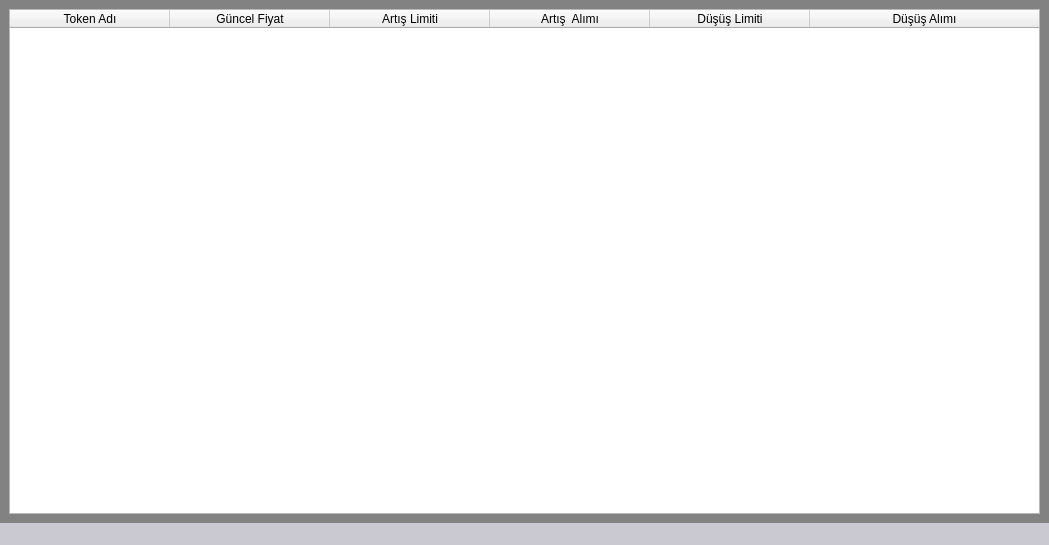
<?xml version="1.0" encoding="UTF-8"?>
<ui version="4.0">
 <class>MainWindow_bot</class>
 <widget class="QMainWindow" name="MainWindow_bot">
  <property name="geometry">
   <rect>
    <x>0</x>
    <y>0</y>
    <width>1049</width>
    <height>545</height>
   </rect>
  </property>
  <property name="minimumSize">
   <size>
    <width>500</width>
    <height>100</height>
   </size>
  </property>
  <property name="font">
   <font>
    <pointsize>10</pointsize>
   </font>
  </property>
  <property name="windowTitle">
   <string>kucoin trade</string>
  </property>
  <property name="windowIcon">
   <iconset>
    <normalon>../../../../../../.designer/backup/icon.jpg</normalon>
   </iconset>
  </property>
  <property name="autoFillBackground">
   <bool>false</bool>
  </property>
  <property name="styleSheet">
   <string notr="true">/*
Ubuntu Style Sheet for QT Applications
Author: Jaime A. Quiroga P.
Company: GTRONICK
Last updated: 01/10/2021 (dd/mm/yyyy), 15:18.
Available at: https://github.com/GTRONICK/QSS/blob/master/Ubuntu.qss
*/
QMainWindow {
	background-color: rgb(130,130,130);
}
QCheckBox {
	padding:2px;
}
QCheckBox:hover {
	border:1px solid rgb(255,150,60);
	border-radius:4px;
	padding: 1px;
	background-color:qlineargradient(spread:pad, x1:0.5, y1:1, x2:0.5, y2:0, stop:0 rgba(190, 90, 50, 50), stop:1 rgba(250, 130, 40, 50));
}
QCheckBox::indicator:checked {
	border:1px solid rgb(246, 134, 86);
	border-radius:4px;
  	background-color:rgb(246, 134, 86)
}
QCheckBox::indicator:unchecked {
	border-width:1px solid rgb(246, 134, 86);
	border-radius:4px;
  	background-color:rgb(255,255,255);
}
QColorDialog {
	background-color:#f0f0f0;
}
QComboBox {
	color:rgb(81,72,65);
	background: #ffffff;
}
QComboBox:editable {
	selection-color:rgb(81,72,65);
	selection-background-color: #ffffff;
}
QComboBox QAbstractItemView {
	selection-color: #ffffff;
	selection-background-color: rgb(246, 134, 86);
}
QComboBox:!editable:on, QComboBox::drop-down:editable:on {
	color:  #1e1d23;	
}
QDateTimeEdit, QDateEdit, QDoubleSpinBox, QFontComboBox {
	color:rgb(81,72,65);
}

QDialog {
	background-color:#f0f0f0;
}

QLabel,QLineEdit {
	color:rgb(17,17,17);
}
QLineEdit {
	background-color:rgb(255,255,255);
	selection-background-color:rgb(236,116,64);
}
QMenuBar {
	color:rgb(223,219,210);
	background-color:rgb(65,64,59);
}
QMenuBar::item {
	padding-top:4px;
	padding-left:4px;
	padding-right:4px;
	color:rgb(223,219,210);
	background-color:rgb(65,64,59);
}
QMenuBar::item:selected {
	color:rgb(255,255,255);
	padding-top:2px;
	padding-left:2px;
	padding-right:2px;
	border-top-width:2px;
	border-left-width:2px;
	border-right-width:2px;
	border-top-right-radius:4px;
	border-top-left-radius:4px;
	border-style:solid;
	background-color:rgb(65,64,59);
	border-top-color: rgb(47,47,44);
	border-right-color: qlineargradient(spread:pad, x1:0, y1:1, x2:1, y2:0, stop:0 rgba(90, 87, 78, 255), stop:1 rgba(47,47,44, 255));
	border-left-color:  qlineargradient(spread:pad, x1:1, y1:0, x2:0, y2:0, stop:0 rgba(90, 87, 78, 255), stop:1 rgba(47,47,44, 255));
}
QMenu {
	color:rgb(223,219,210);
	background-color:rgb(65,64,59);
}
QMenu::item {
	color:rgb(223,219,210);
	padding:4px 10px 4px 20px;
}
QMenu::item:selected {
	color:rgb(255,255,255);
	background-color: qlineargradient(spread:pad, x1:0.5, y1:1, x2:0.5, y2:0, stop:0 rgba(225, 108, 54, 255), stop:1 rgba(246, 134, 86, 255));
	border-style:solid;
	border-width:3px;
	padding:4px 7px 4px 17px;
	border-bottom-color:qlineargradient(spread:pad, x1:0.5, y1:1, x2:0.5, y2:0, stop:0 rgba(175,85,48,255), stop:1 rgba(236,114,67, 255));
	border-top-color:qlineargradient(spread:pad, x1:0.5, y1:1, x2:0.5, y2:0, stop:0 rgba(253,156,113,255), stop:1 rgba(205,90,46, 255));
	border-right-color:qlineargradient(spread:pad, x1:0, y1:0.5, x2:1, y2:0.5, stop:0 rgba(253,156,113,255), stop:1 rgba(205,90,46, 255));
	border-left-color:qlineargradient(spread:pad, x1:1, y1:0.5, x2:0, y2:0.5, stop:0 rgba(253,156,113,255), stop:1 rgba(205,90,46, 255));
}
QPlainTextEdit {
	border: 1px solid transparent;
	color:rgb(17,17,17);
	selection-background-color:rgb(236,116,64);
    background-color: #FFFFFF;
}
QProgressBar {
	text-align: center;
	color: rgb(0, 0, 0);
	border: 1px inset rgb(150,150,150); 
	border-radius: 10px;
	background-color:rgb(221,221,219);
}
QProgressBar::chunk:horizontal {
	background-color: qlineargradient(spread:pad, x1:0.5, y1:1, x2:0.5, y2:0, stop:0 rgba(225, 108, 54, 255), stop:1 rgba(246, 134, 86, 255));
	border:1px solid;
	border-radius:8px;
	border-bottom-color:qlineargradient(spread:pad, x1:0.5, y1:1, x2:0.5, y2:0, stop:0 rgba(175,85,48,255), stop:1 rgba(236,114,67, 255));
	border-top-color:qlineargradient(spread:pad, x1:0.5, y1:1, x2:0.5, y2:0, stop:0 rgba(253,156,113,255), stop:1 rgba(205,90,46, 255));
	border-right-color:qlineargradient(spread:pad, x1:0, y1:0.5, x2:1, y2:0.5, stop:0 rgba(253,156,113,255), stop:1 rgba(205,90,46, 255));
	border-left-color:qlineargradient(spread:pad, x1:1, y1:0.5, x2:0, y2:0.5, stop:0 rgba(253,156,113,255), stop:1 rgba(205,90,46, 255));
}
QPushButton{
	background-color:rgb(65,64,59);
	color:rgb(17,17,17);
	border-width: 1px;
	border-radius: 6px;
	border-bottom-color: rgb(150,150,150);
	border-right-color: rgb(165,165,165);
	border-left-color: rgb(165,165,165);
	border-top-color: rgb(180,180,180);
	border-style: solid;
	padding: 4px;
	background-color: qlineargradient(spread:pad, x1:0.5, y1:1, x2:0.5, y2:0, stop:0 rgba(220, 220, 220, 255), stop:1 rgba(255, 255, 255, 255));
}
QPushButton:hover{
	color:rgb(17,17,17);
	border-width: 1px;
	border-radius:6px;
	border-top-color: rgb(255,150,60);
	border-right-color: qlineargradient(spread:pad, x1:0, y1:1, x2:1, y2:0, stop:0 rgba(200, 70, 20, 255), stop:1 rgba(255,150,60, 255));
	border-left-color:  qlineargradient(spread:pad, x1:1, y1:0, x2:0, y2:0, stop:0 rgba(200, 70, 20, 255), stop:1 rgba(255,150,60, 255));
	border-bottom-color: rgb(200,70,20);
	border-style: solid;
	padding: 2px;
	background-color: qlineargradient(spread:pad, x1:0.5, y1:1, x2:0.5, y2:0, stop:0 rgba(220, 220, 220, 255), stop:1 rgba(255, 255, 255, 255));
}
QPushButton:default{
	color:rgb(17,17,17);
	border-width: 1px;
	border-radius:6px;
	border-top-color: rgb(255,150,60);
	border-right-color: qlineargradient(spread:pad, x1:0, y1:1, x2:1, y2:0, stop:0 rgba(200, 70, 20, 255), stop:1 rgba(255,150,60, 255));
	border-left-color:  qlineargradient(spread:pad, x1:1, y1:0, x2:0, y2:0, stop:0 rgba(200, 70, 20, 255), stop:1 rgba(255,150,60, 255));
	border-bottom-color: rgb(200,70,20);
	border-style: solid;
	padding: 2px;
	background-color: qlineargradient(spread:pad, x1:0.5, y1:1, x2:0.5, y2:0, stop:0 rgba(220, 220, 220, 255), stop:1 rgba(255, 255, 255, 255));
}
QPushButton:pressed{
	color:rgb(17,17,17);
	border-width: 1px;
	border-radius: 6px;
	border-width: 1px;
	border-top-color: rgba(255,150,60,200);
	border-right-color: qlineargradient(spread:pad, x1:0, y1:1, x2:1, y2:0, stop:0 rgba(200, 70, 20, 255), stop:1 rgba(255,150,60, 200));
	border-left-color:  qlineargradient(spread:pad, x1:1, y1:0, x2:0, y2:0, stop:0 rgba(200, 70, 20, 255), stop:1 rgba(255,150,60, 200));
	border-bottom-color: rgba(200,70,20,200);
	border-style: solid;
	padding: 2px;
	background-color: qlineargradient(spread:pad, x1:0.5, y1:0, x2:0.5, y2:1, stop:0 rgba(220, 220, 220, 255), stop:1 rgba(255, 255, 255, 255));
}
QPushButton:disabled{
	color:rgb(174,167,159);
	border-width: 1px;
	border-radius: 6px;
	background-color: qlineargradient(spread:pad, x1:0.5, y1:1, x2:0.5, y2:0, stop:0 rgba(200, 200, 200, 255), stop:1 rgba(230, 230, 230, 255));
}
QRadioButton {
	padding: 1px;
}
QRadioButton::indicator:checked {
	height: 10px;
	width: 10px;
	border-style:solid;
	border-radius:5px;
	border-width: 1px;
	border-color: rgba(246, 134, 86, 255);
	color: #a9b7c6;
	background-color:rgba(246, 134, 86, 255);
}
QRadioButton::indicator:!checked {
	height: 10px;
	width: 10px;
	border-style:solid;
	border-radius:5px;
	border-width: 1px;
	border-color: rgb(246, 134, 86);
	color: #a9b7c6;
	background-color: transparent;
}
QScrollArea {
	color: white;
	background-color:#f0f0f0;
}
QSlider::groove {
	border-style: solid;
	border-width: 1px;
	border-color: rgb(207,207,207);
}
QSlider::groove:horizontal {
	height: 5px;
	background: rgb(246, 134, 86);
}
QSlider::groove:vertical {
	width: 5px;
	background: rgb(246, 134, 86);
}
QSlider::handle:horizontal {
	background: rgb(253,253,253);
	border-style: solid;
	border-width: 1px;
	border-color: rgb(207,207,207);
	width: 12px;
	margin: -5px 0;
	border-radius: 7px;
}
QSlider::handle:vertical {
	background: rgb(253,253,253);
	border-style: solid;
	border-width: 1px;
	border-color: rgb(207,207,207);
	height: 12px;
	margin: 0 -5px;
	border-radius: 7px;
}
QSlider::add-page:horizontal, QSlider::add-page:vertical {
 	background: white;
}
QSlider::sub-page:horizontal, QSlider::sub-page:vertical {
	background: rgb(246, 134, 86);
}
QStatusBar, QSpinBox {
	color:rgb(81,72,65);
}
QSpinBox {
	background-color: #ffffff;
}
QScrollBar:horizontal {
	max-height: 20px;
	border: 1px transparent;
	margin: 0px 20px 0px 20px;
}
QScrollBar::handle:horizontal {
	background: rgb(253,253,253);
	border: 1px solid rgb(207,207,207);
	border-radius: 7px;
	min-width: 25px;
}
QScrollBar::handle:horizontal:hover {
	background: rgb(253,253,253);
	border: 1px solid rgb(255,150,60);
	border-radius: 7px;
	min-width: 25px;
}
QScrollBar::add-line:horizontal {
  	border: 1px solid rgb(207,207,207);
  	border-top-right-radius: 7px;
  	border-top-left-radius: 7px;
  	border-bottom-right-radius: 7px;
  	background: rgb(255, 255, 255);
  	width: 20px;
  	subcontrol-position: right;
  	subcontrol-origin: margin;
}
QScrollBar::add-line:horizontal:hover {
  	border: 1px solid rgb(255,150,60);
  	border-top-right-radius: 7px;
  	border-top-left-radius: 7px;
  	border-bottom-right-radius: 7px;
  	background: rgb(255, 255, 255);
  	width: 20px;
  	subcontrol-position: right;
  	subcontrol-origin: margin;
}
QScrollBar::add-line:horizontal:pressed {
  	border: 1px solid grey;
  	border-top-left-radius: 7px;
  	border-top-right-radius: 7px;
  	border-bottom-right-radius: 7px;
  	background: rgb(231,231,231);
  	width: 20px;
  	subcontrol-position: right;
  	subcontrol-origin: margin;
}
QScrollBar::sub-line:horizontal {
  	border: 1px solid rgb(207,207,207);
  	border-top-right-radius: 7px;
  	border-top-left-radius: 7px;
  	border-bottom-left-radius: 7px;
  	background: rgb(255, 255, 255);
  	width: 20px;
  	subcontrol-position: left;
  	subcontrol-origin: margin;
}
QScrollBar::sub-line:horizontal:hover {
  	border: 1px solid rgb(255,150,60);
  	border-top-right-radius: 7px;
  	border-top-left-radius: 7px;
  	border-bottom-left-radius: 7px;
  	background: rgb(255, 255, 255);
  	width: 20px;
  	subcontrol-position: left;
  	subcontrol-origin: margin;
}
QScrollBar::sub-line:horizontal:pressed {
  	border: 1px solid grey;
  	border-top-right-radius: 7px;
  	border-top-left-radius: 7px;
  	border-bottom-left-radius: 7px;
  	background: rgb(231,231,231);
  	width: 20px;
  	subcontrol-position: left;
  	subcontrol-origin: margin;
}
QScrollBar::left-arrow:horizontal {
  	border: 1px transparent grey;
  	border-top-left-radius: 3px;
  	border-bottom-left-radius: 3px;
  	width: 6px;
  	height: 6px;
  	background: rgb(230,230,230);
}
QScrollBar::right-arrow:horizontal {
	border: 1px transparent grey;
	border-top-right-radius: 3px;
	border-bottom-right-radius: 3px;
  	width: 6px;
  	height: 6px;
 	background: rgb(230,230,230);
}
QScrollBar::add-page:horizontal, QScrollBar::sub-page:horizontal {
 	background: none;
} 
QScrollBar:vertical {
	max-width: 20px;
	border: 1px transparent grey;
	margin: 20px 0px 20px 0px;
}
QScrollBar::add-line:vertical {
	border: 1px solid;
	border-color: rgb(207,207,207);
	border-bottom-right-radius: 7px;
	border-bottom-left-radius: 7px;
	border-top-left-radius: 7px;
	background: rgb(255, 255, 255);
  	height: 20px;
  	subcontrol-position: bottom;
  	subcontrol-origin: margin;
}
QScrollBar::add-line:vertical:hover {
  	border: 1px solid;
  	border-color: rgb(255,150,60);
  	border-bottom-right-radius: 7px;
  	border-bottom-left-radius: 7px;
  	border-top-left-radius: 7px;
  	background: rgb(255, 255, 255);
  	height: 20px;
  	subcontrol-position: bottom;
  	subcontrol-origin: margin;
}
QScrollBar::add-line:vertical:pressed {
  	border: 1px solid grey;
  	border-bottom-left-radius: 7px;
  	border-bottom-right-radius: 7px;
  	border-top-left-radius: 7px;
  	background: rgb(231,231,231);
  	height: 20px;
  	subcontrol-position: bottom;
  	subcontrol-origin: margin;
}
QScrollBar::sub-line:vertical {
  	border: 1px solid rgb(207,207,207);
  	border-top-right-radius: 7px;
  	border-top-left-radius: 7px;
  	border-bottom-left-radius: 7px;
  	background: rgb(255, 255, 255);
  	height: 20px;
  	subcontrol-position: top;
  	subcontrol-origin: margin;
}
QScrollBar::sub-line:vertical:hover {
  	border: 1px solid rgb(255,150,60);
  	border-top-right-radius: 7px;
  	border-top-left-radius: 7px;
  	border-bottom-left-radius: 7px;
	background: rgb(255, 255, 255);
  	height: 20px;
  	subcontrol-position: top;
  	subcontrol-origin: margin;
}
QScrollBar::sub-line:vertical:pressed {
  	border: 1px solid grey;
  	border-top-left-radius: 7px;
  	border-top-right-radius: 7px;
  	background: rgb(231,231,231);
 	height: 20px;
  	subcontrol-position: top;
  	subcontrol-origin: margin;
}
QScrollBar::handle:vertical {
	background: rgb(253,253,253);
	border: 1px solid rgb(207,207,207);
	border-radius: 7px;
	min-height: 25px;
}
QScrollBar::handle:vertical:hover {
	background: rgb(253,253,253);
	border: 1px solid rgb(255,150,60);
	border-radius: 7px;
	min-height: 25px;
}
QScrollBar::up-arrow:vertical {
	border: 1px transparent grey;
  	border-top-left-radius: 3px;
	border-top-right-radius: 3px;
  	width: 6px;
  	height: 6px;
  	background: rgb(230,230,230);
}
QScrollBar::down-arrow:vertical {
  	border: 1px transparent grey;
  	border-bottom-left-radius: 3px;
  	border-bottom-right-radius: 3px;
  	width: 6px;
  	height: 6px;
  	background: rgb(230,230,230);
}
QScrollBar::add-page:vertical, QScrollBar::sub-page:vertical {
  	background: none;
}
QTabWidget {
	color:rgb(0,0,0);
	background-color:rgb(247,246,246);
}
QTabWidget::pane {
	border-color: rgb(180,180,180);
	background-color:rgb(247,246,246);
	border-style: solid;
	border-width: 1px;
  	border-radius: 6px;
}
QTabBar::tab {
	padding-left:4px;
	padding-right:4px;
	padding-bottom:2px;
	padding-top:2px;
	color:rgb(81,72,65);
  	background-color: qlineargradient(spread:pad, x1:0.5, y1:1, x2:0.5, y2:0, stop:0 rgba(221,218,217,255), stop:1 rgba(240,239,238,255));
	border-style: solid;
	border-width: 1px;
  	border-top-right-radius:4px;
	border-top-left-radius:4px;
	border-top-color: rgb(180,180,180);
	border-left-color: rgb(180,180,180);
	border-right-color: rgb(180,180,180);
	border-bottom-color: transparent;
}
QTabBar::tab:selected, QTabBar::tab:last:selected, QTabBar::tab:hover {
  	background-color:rgb(247,246,246);
  	margin-left: 0px;
  	margin-right: 1px;
}
QTabBar::tab:!selected {
	margin-top: 1px;
	margin-right: 1px;
}
QTextEdit {
	border-width: 1px;
	border-style: solid;
	border-color:transparent;
	color:rgb(17,17,17);
	selection-background-color:rgb(236,116,64);
}
QTimeEdit, QToolBox, QToolBox::tab, QToolBox::tab:selected {
	color:rgb(81,72,65);
	background-color: #ffffff;
}</string>
  </property>
  <property name="tabShape">
   <enum>QTabWidget::Rounded</enum>
  </property>
  <widget class="QWidget" name="centralwidget">
   <layout class="QGridLayout" name="gridLayout">
    <item row="0" column="0">
     <widget class="QTableWidget" name="tableWidget">
      <property name="font">
       <font>
        <pointsize>8</pointsize>
       </font>
      </property>
      <attribute name="horizontalHeaderDefaultSectionSize">
       <number>160</number>
      </attribute>
      <attribute name="horizontalHeaderStretchLastSection">
       <bool>true</bool>
      </attribute>
      <column>
       <property name="text">
        <string>Token Adı</string>
       </property>
      </column>
      <column>
       <property name="text">
        <string>Güncel Fiyat</string>
       </property>
      </column>
      <column>
       <property name="text">
        <string>Artış Limiti</string>
       </property>
      </column>
      <column>
       <property name="text">
        <string>Artış  Alımı</string>
       </property>
      </column>
      <column>
       <property name="text">
        <string>Düşüş Limiti</string>
       </property>
      </column>
      <column>
       <property name="text">
        <string>Düşüş Alımı</string>
       </property>
      </column>
     </widget>
    </item>
   </layout>
  </widget>
  <widget class="QStatusBar" name="statusBar">
   <property name="styleSheet">
    <string notr="true">background-color: rgb(202, 201, 210);
font: 10pt &quot;MS Shell Dlg 2&quot;;
color: rgb(0, 0, 0);</string>
   </property>
  </widget>
  <widget class="QMenuBar" name="menuBar">
   <property name="geometry">
    <rect>
     <x>0</x>
     <y>0</y>
     <width>1049</width>
     <height>25</height>
    </rect>
   </property>
  </widget>
  <action name="actionFirma_Ekle">
   <property name="text">
    <string>Firma Ekle</string>
   </property>
   <property name="shortcut">
    <string>Ctrl+F</string>
   </property>
  </action>
  <action name="actionFirma_Sil">
   <property name="text">
    <string>Firma Sil</string>
   </property>
  </action>
  <action name="actionS_bhan_Akbenli">
   <property name="text">
    <string>Sübhan Akbenli</string>
   </property>
  </action>
  <action name="action0552_261_2829">
   <property name="text">
    <string>0552 261 2829</string>
   </property>
  </action>
 </widget>
 <resources/>
 <connections/>
</ui>
